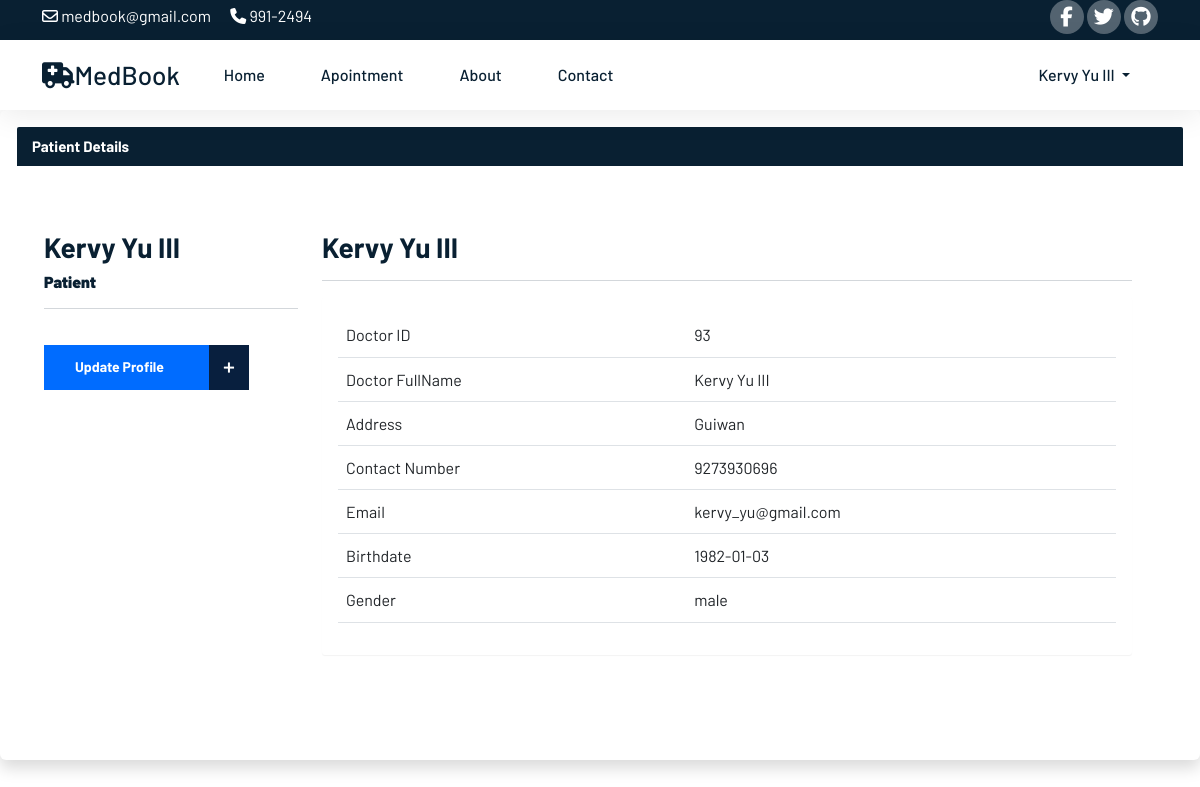
The page /user/userprofile.php (signed in) on the database as committed earlier.
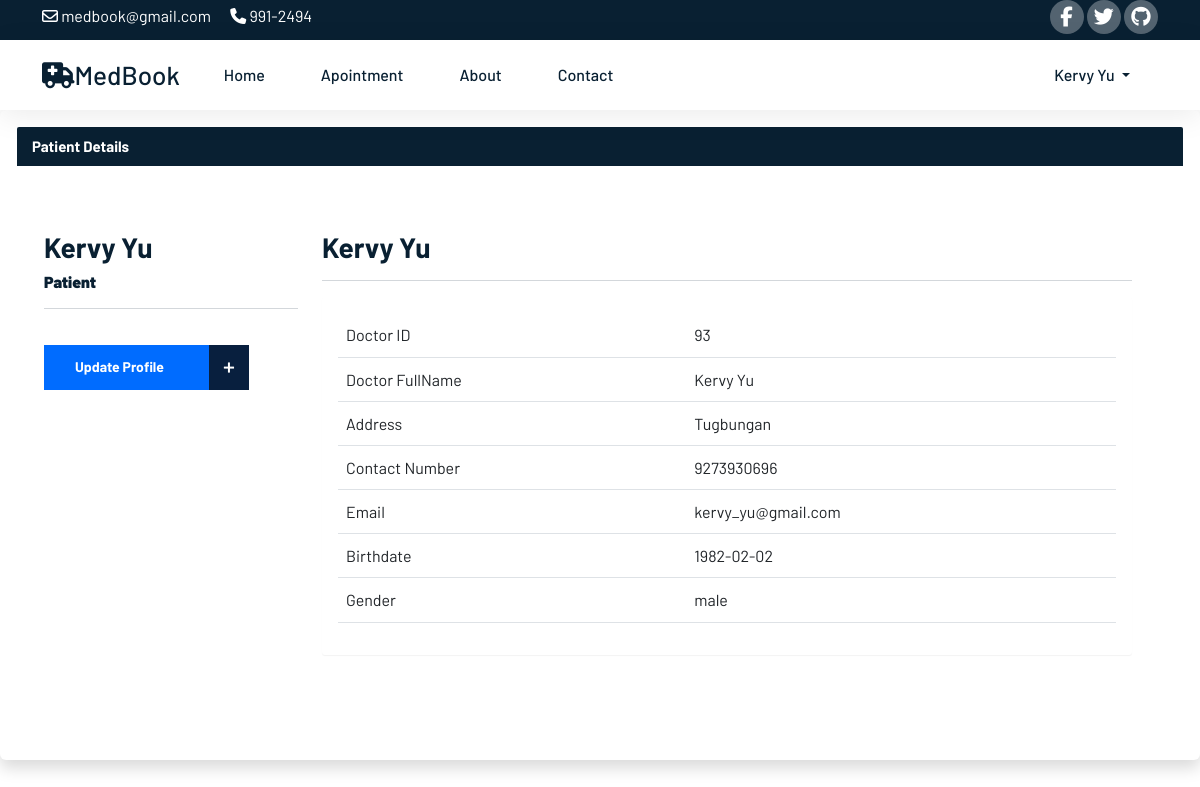
The same page on the database as committed later.
### tables this page shows
CREATE TABLE `patient` (
  `patientID` int(11) NOT NULL,
  `p_FullName` varchar(100) NOT NULL,
  `p_password` varchar(100) NOT NULL,
  `p_DOB` date NOT NULL,
  `p_gender` varchar(20) NOT NULL,
  `p_address` varchar(100) NOT NULL,
  `p_number` bigint(100) NOT NULL,
  `p_email` varchar(100) NOT NULL,
  `patient_type` varchar(100) NOT NULL DEFAULT 'user'
);

### user/userprofile.php (the view, shortened to what the changed rows need)
<?php
include 'C:\xampp\htdocs\Web_Tech\config\config.php';
include 'C:\xampp\htdocs\Web_Tech\user\userheader.php';
?>
<?php
include 'C:\xampp\htdocs\Web_Tech\config\config.php';
$currentUser = $_SESSION['email'];
$sql = "SELECT * FROM patient WHERE p_email = '$currentUser'";
$result = mysqli_query($conn, $sql);
if ($result) {
if (mysqli_num_rows($result) > 0) {
while ($row = mysqli_fetch_array($result)) {
?>
<!DOCTYPE html>
<html lang="en">
<head>
    <link href="https://cdn.jsdelivr.net/npm/bootstrap@5.2.0/dist/css/bootstrap.min.css" rel="stylesheet">
    <link rel="stylesheet" type="text/css" href="/Web_Tech/css/style.css">
    <link rel="stylesheet" type="text/css" href="/Web_Tech/css/reglog.css">
    <link rel="stylesheet" href="/Web_Tech/css/docprofile.css">
</head>
<body>
<div class="panel panel-primary shadow p-3 mb-5 bg-body rounded">
    <div class="panel-heading" style="background-color: #092032">
        <h3 class="panel-title">Patient Details</h3>
    </div>
    <div class="panel-body">
        <div class="container">
            <section style="padding-bottom: 50px; padding-top: 50px;">
                <div class="row">
                    <div class="row">
                        <div class="col-md-3 col-sm-3">
                            <div class="user-wrapper" >
                                <div class="description">
                                    <h3><?php echo $row['p_FullName'] ?></h3>
                                    <h6> <strong> Patient </strong></h6>
                                    <hr />
                                    <div class="form-group mb-0">
                                        <button type="submit" class="btn medilife-btn" id="medilife" data-bs-toggle="modal" data-bs-target="#userprofile"><a style="color: white; text-decoration: none;" href="?update=<?php echo $row['patientID']; ?>"> Update Profile </a><span>+</span></button>
                                    </div>
                                </div>
                            </div>
                        </div>
                        <div class="col-md-9 col-sm-9  user-wrapper">
                            <div class="description">
                                <h3> <?php echo $row['p_FullName']; ?> </h3>
                                <hr />
                                <div class="panel panel-default">
                                    <div class="panel-body">
                                        <table class="table table-user-information" align="center">
                                            <tbody>
                                            <tr>
                                                <td>Doctor ID</td>
                                                <td><?php echo $row['patientID']; ?></td>
                                            </tr>
                                            <tr>
                                                <td>Doctor FullName</td>
                                                <td><?php echo $row['p_FullName']; ?></td>
                                            </tr>
                                            <tr>
                                                <td>Address</td>
                                                <td><?php echo $row['p_address']; ?></td>
                                            </tr>
                                            <tr>
                                                <td>Contact Number</td>
                                                <td><?php echo $row['p_number']; ?>
                                                </td>
                                            </tr>
                                            <tr>
                                                <td>Email</td>
                                                <td><?php echo $row['p_email']; ?>
                                                </td>
                                            </tr>
                                            <tr>
                                                <td>Birthdate</td>
                                                <td><?php echo $row['p_DOB']; ?>
                                                </td>
                                            <tr>
                                                <td>Gender</td>
                                                <td><?php echo $row['p_gender']; ?>
                                                </td>
                                            </tr>
                                            </tbody>
                                        </table>
                                    </div>
                                </div>
                            </div>
                        </div>
                    </div>
                </div>
            </section>
        </div>
    </div>
</div>
<?php
}
}
}
?>
</body>
</html>

### user/userheader.php (shortened to what the changed rows need)
<!DOCTYPE html>
<html lang="en">
<head>
    <link href="https://cdn.jsdelivr.net/npm/bootstrap@5.2.0/dist/css/bootstrap.min.css" rel="stylesheet">
    <link rel="stylesheet" type="text/css" href="/Web_Tech/css/style.css">
    <link rel="stylesheet" type="text/css" href="/Web_Tech/css/reglog.css">
</head>
<body>
<header class="sticky-top">
    <nav class="navbar navbar-expand-lg navbar-light bg-white">
        <div class="container">
            <div class="collapse navbar-collapse" id="navbarNav">
                <ul class="navbar-nav ms-auto" id="nav_right">
                    <?php
                    $currentUser = $_SESSION['email'];
                    $sql = "SELECT * FROM patient WHERE p_email = '$currentUser'";
                    $result = mysqli_query($conn, $sql);
                    if ($result) {
                        if (mysqli_num_rows($result) > 0) {
                            while ($row = mysqli_fetch_array($result)) {
                                ?>
                                <li class="nav-item dropdown collapse navbar-collapse" id="navbarSupportedContent">
                                    <a class="nav-link dropdown-toggle" id="navbarDropdownMenuLink" role="button" data-bs-toggle="dropdown" aria-expanded="false">
                                       <?php echo $row['p_FullName'];?>
                                    </a>
                                </li>
                                <?php
                            }
                        }
                    }
                    ?>
                </ul>
            </div>
        </div>
    </nav>
</header>
</body>
</html>

Rows that differ between the two databases and show on the page:
changed patient "kervy_yu@gmail.com": p_FullName "Kervy Yu III" → "Kervy Yu"; p_address "Guiwan" → "Tugbungan"; p_DOB "1982-01-03" → "1982-02-02"
